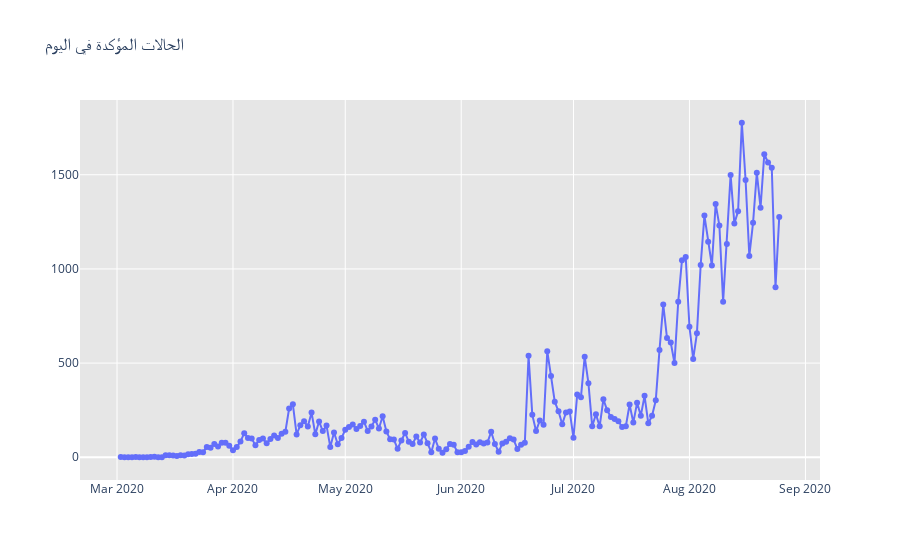
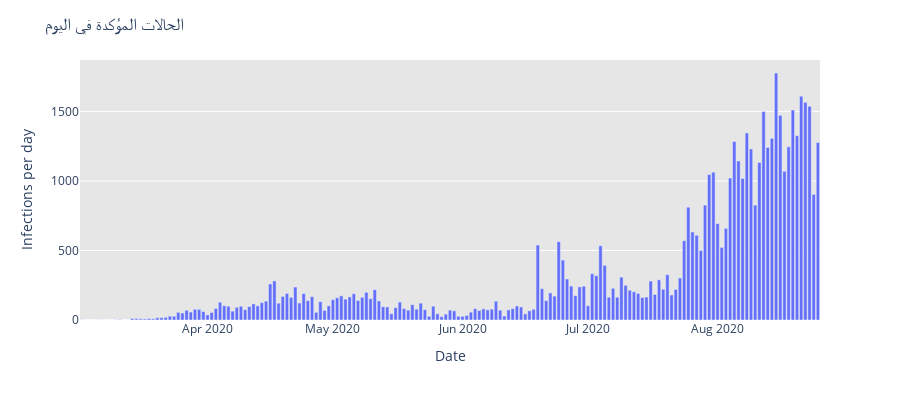

Here is the notebook cell these charts were saved with, in order:
### Code cell
#create intertive ghraph using ploty
import plotly.graph_objects as go
import plotly as py 
fig=go.Figure()
fig.add_trace(go.Scatter(x=df['Date '],y=df['Infections per day'],mode='lines+markers',name='Infections per day'))
fig.update_layout(title_text='الحالات المؤكدة في اليوم',plot_bgcolor='rgb(230,230,230)')
fig.show()

#New cases dail in moroccoc
import plotly.express as rx

fig=rx.bar(df,x='Date ',y='Infections per day',barmode='group',height=400)
fig.update_layout(title_text='الحالات المؤكدة في اليوم',plot_bgcolor='rgb(230,230,230)')
fig.show()

### Figure 1 — Plotly figure (JSON) as saved in the notebook; plotly's stock layout.template omitted (floating-point values rounded to 4 significant figures; data arrays with more than 128 entries replaced by an {"elided": "..."} marker saying what was removed)
{"data": [{"mode": "lines+markers", "name": "Infections per day", "type": "scatter", "x": {"elided": "177 str values"}, "y": {"elided": "177 int values"}}], "layout": {"plot_bgcolor": "rgb(230,230,230)", "title": {"text": "الحالات المؤكدة في اليوم"}}}

### Figure 2 — Plotly figure (JSON) as saved in the notebook; plotly's stock layout.template omitted (floating-point values rounded to 4 significant figures; data arrays with more than 128 entries replaced by an {"elided": "..."} marker saying what was removed)
{"data": [{"alignmentgroup": "True", "hoverlabel": {"namelength": 0}, "hovertemplate": "Date =%{x}<br>Infections per day=%{y}", "legendgroup": "", "marker": {"color": "#636efa"}, "name": "", "offsetgroup": "", "orientation": "v", "showlegend": false, "textposition": "auto", "type": "bar", "x": {"elided": "177 str values"}, "xaxis": "x", "y": {"elided": "177 int values"}, "yaxis": "y"}], "layout": {"barmode": "group", "height": 400, "legend": {"tracegroupgap": 0}, "margin": {"t": 60}, "plot_bgcolor": "rgb(230,230,230)", "title": {"text": "الحالات المؤكدة في اليوم"}, "xaxis": {"anchor": "y", "domain": [0, 1], "title": {"text": "Date "}}, "yaxis": {"anchor": "x", "domain": [0, 1], "title": {"text": "Infections per day"}}}}
